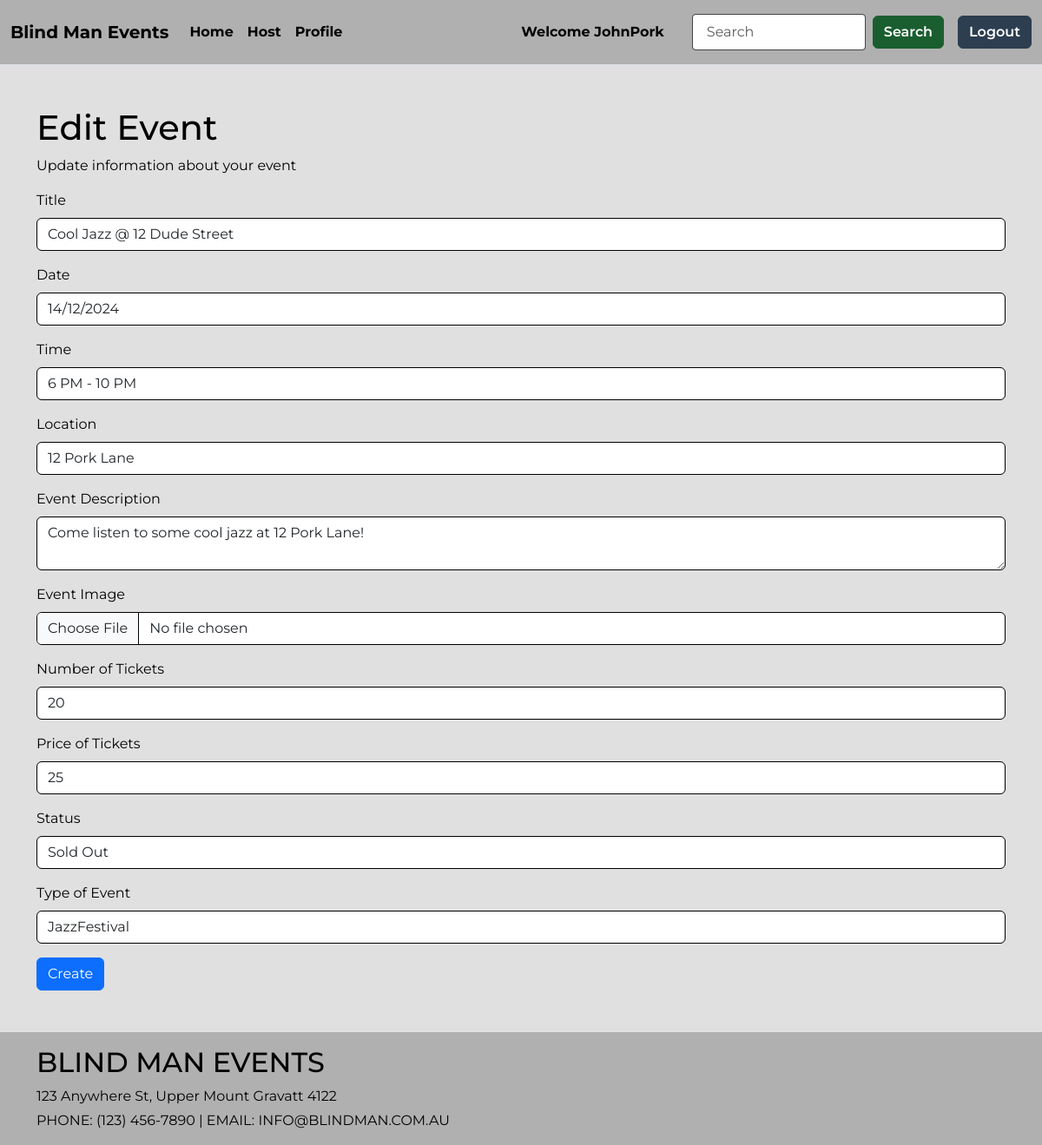
Screenshot of /events/6/edit (signed in) with the database file from the repository.
### music/models.py (models this page shows, shortened)
class User(db.Model, UserMixin):
    __tablename__ = 'users'
    id = db.Column(db.Integer, primary_key=True)  # Primary key for each user
    username = db.Column(db.String(100), index=True, unique=True, nullable=False)  # Unique username
    fname = db.Column(db.String(100), index=True, unique=True, nullable=False)  # First name of the user
    lname = db.Column(db.String(100), index=True, unique=True, nullable=False)  # Last name of the user
    emailid = db.Column(db.String(100), index=True, nullable=False)  # Email address of the user
    street_address = db.Column(db.String(100), index=True, nullable=False)  # User's street address
    contact_info = db.Column(db.String(100), index=True, nullable=False)  # Contact information
    password_hash = db.Column(db.String(255), nullable=False)  # Hashed password for security
    joined_on = db.Column(db.DateTime, default=datetime.now())  # Date and time the user joined
    comments = db.relationship('Comment', backref='user')  # Relationship to the user's comments
    booking_history = db.relationship('PurchasedTicket', backref='user')  # Relationship to user's purchased tickets
    booking_history = db.relationship('Event', backref='user')  # Relationship to user's created events

class Event(db.Model):
    __tablename__ = 'events'
    id = db.Column(db.Integer, primary_key=True)  # Primary key for each event
    title = db.Column(db.String(80))  # Title of the event
    date = db.Column(db.String(80))  # Date of the event
    time = db.Column(db.String(80))  # Time of the event
    location = db.Column(db.String(100))  # Location of the event
    event_description = db.Column(db.String(200))  # Description of the event
    event_type = db.Column(db.String(20))  # Type of event (e.g., concert, festival)
    image = db.Column(db.String(400))  # Image URL or path for the event
    tickets_remaining = db.Column(db.Integer)  # Number of tickets remaining for the event
    status = db.Column(db.String(20))  # Status of the event (e.g., Open, Sold Out, Cancelled)
    ticket_price = db.Column(db.Integer)  # Price per ticket for the event
    organizer_id = db.Column(db.Integer, db.ForeignKey('users.id'))  # ID of the user who organized the event
    comments = db.relationship('Comment', backref='event')  # Relationship to comments on the event
    booking_history = db.relationship('PurchasedTicket', backref='event')  # Relationship to purchased tickets for the event

### music/events.py (the view, shortened to what this page needs)
@eventdp.route('/<id>/edit', methods=['GET', 'POST'])
@login_required
def edit(id):
    event = db.session.scalar(db.select(Event).where(Event.id == id))
    if not event:
        abort(404)
    if event.organizer_id != current_user.id:
        flash("You are not authorized to edit this event", "danger")
        return redirect(url_for('event.show', id=id))
    form = EventForm(obj=event)
    return render_template('events/edit_event.html', form=form, event=event)

### music/forms.py
class EventForm(FlaskForm):
    title = StringField('Title', validators=[InputRequired()])
    date = StringField('Date', validators=[InputRequired()])
    time = StringField('Time', validators=[InputRequired()])
    location = StringField('Location', validators=[InputRequired()])
    event_description = TextAreaField('Event Description', validators=[InputRequired()])
    image = FileField('Event Image', validators=[
        FileRequired(message='Image cannot be empty'),
        FileAllowed(ALLOWED_FILE, message='Only PNG or JPG files allowed')
    ])
    tickets_remaining = StringField('Number of Tickets', validators=[InputRequired()])
    ticket_price = StringField('Price of Tickets', validators=[InputRequired()])
    status = StringField('Status', validators=[InputRequired()])
    event_type = StringField('Type of Event', validators=[InputRequired()])
    submit = SubmitField("Create")

### music/templates/events/edit_event.html
{% extends 'base.html' %}
{% from 'bootstrap5/form.html' import render_form %}
{% block content %}
<main class="container my-5">
    <h1>Edit Event</h1>
    <p>Update information about your event</p>
    {{ render_form(form) }}
</main>
{% endblock %}

### music/templates/base.html (shortened to what this page needs)
<!DOCTYPE html>
<html lang="en">
  <head>
    <link
      href="https://cdn.jsdelivr.net/npm/bootstrap@5.3.2/dist/css/bootstrap.min.css"
      rel="stylesheet"
    />
    <link rel="stylesheet" href="{{ url_for('static', filename='css/mystyle.css') }}">
  </head>
  <body>
    <header class="bg-light border-bottom">
      <nav class="navbar navbar-expand-lg">
        <div class="container-fluid">
          <a class="navbar-brand" href="{{ url_for('main.index') }}">Blind Man Events</a>
          <div class="collapse navbar-collapse" id="navbarSupportedContent">
            <ul class="navbar-nav me-auto mb-2 mb-lg-0">
              <li class="nav-item">
                <a class="nav-link active" aria-current="page" href="{{ url_for('main.index') }}">Home</a>
              </li>
              <li class="nav-item">
                <a class="nav-link" href="{{ url_for('event.create') }}">Host</a>
              </li>
              <li class="nav-item">
                <a class="nav-link" href="{{ url_for('main.profile') }}">Profile</a>
              </li>
            </ul>
            <div class="d-flex align-items-center me-3">
              {% if current_user.is_authenticated %}
                <a class="nav-item nav-link disabled text-muted me-3">Welcome {{ current_user.username }}</a>
              {% endif %}
            </div>
            <div class="d-flex align-items-center">
              <form class="d-flex align-items-center me-2" action="{{ url_for('main.search') }}" role="search">
                <input type="text" name="search" class="form-control me-2" aria-label="Search" id="SearchForm" placeholder="Search">
                <button class="btn btn-outline-success me-2" type="submit">Search</button>
              </form>
              {% if current_user.is_authenticated %}
                <a href="{{ url_for('auth.logout') }}" class="btn btn-outline-primary">Logout</a>
              {% else %}
                <a href="{{ url_for('auth.login') }}" class="btn btn-outline-primary me-2">Login</a>
                <a href="{{ url_for('auth.register') }}" class="btn btn-outline-primary">Register</a>
              {% endif %}
            </div>
          </div>
        </div>
      </nav>
    </header>
    {% block content %} {% endblock %}
    <footer class="footer text-black py-3 mt-4">
      <div class="container text-start">
        <h2 class="mb-2">BLIND MAN EVENTS</h2>
        <p class="mb-1">123 Anywhere St, Upper Mount Gravatt 4122</p>
        <p class="mb-0">PHONE: (123) 456-7890 | EMAIL: INFO@BLINDMAN.COM.AU</p>
      </div>
    </footer>
  </body>
</html>

### music/static/css/mystyle.css (style rules this page uses)
body { font-family: 'Montserrat', sans-serif; background-color: #e0e0e0; color: #000; }
.navbar { background-color: #b0b0b0; padding: 1rem 0; }
.navbar-brand, .nav-link, .btn-outline-light { color: #000 !important; font-weight: 700; }
.form-control { background-color: #fff; border: 1px solid #000; }
main.container { flex: 1; }
#SearchForm { border: 1px solid #444; border-radius: 4px; padding: 0.5rem 1rem; width: 200px; transition: all 0.3s ease; }
.navbar .btn-outline-success { background-color: #1a5e2f; color: #fff; border: 1px solid #1a5e2f; font-weight: 600; transition: background-color 0.3s ease, border-color 0.3s ease; }
.navbar .btn-outline-primary { background-color: #2c3e50; color: #fff; border: 1px solid #2c3e50; font-weight: 600; transition: background-color 0.3s ease, border-color 0.3s ease; }
.footer { background-color: #b0b0b0; color: #000 !important; padding: 20px; text-align: left; width: 100%; position: relative; }

### rows the page displays
User: username "JohnPork"
Event: title "Cool Jazz @ 12 Dude Street", date "14/12/2024", time "6 PM - 10 PM", location "12 Pork Lane", event_description "Come listen to some cool jazz at 12 Pork Lane!", tickets_remaining "20", ticket_price "25", status "Sold Out", event_type "JazzFestival"
